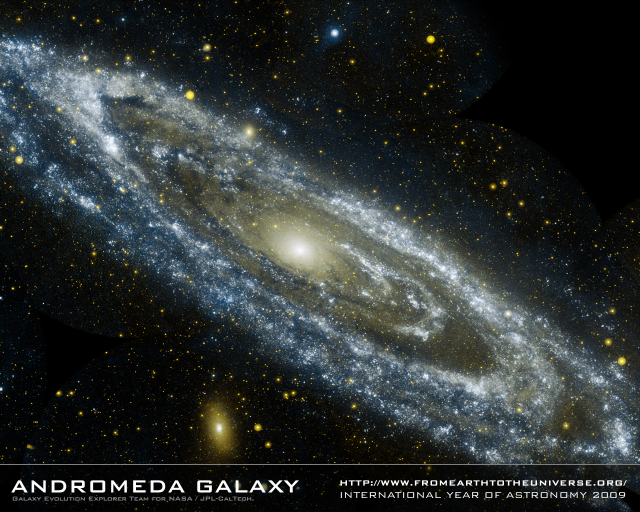
//> input picture rectangles/PG.jpg, 1280 x 1024 px (shown at 1/2 size)
$ ./rectangles1   (built with g++ and OpenCV 4)
//> lines starting //> are read from the running program, lines starting //| are printed output that depends on the picture; pictures that were not available may be replaced by others from this repository, and a replacement may not be noted

#include <opencv2/core/core.hpp>
#include <opencv2/highgui/highgui.hpp>
#include "opencv2/imgproc/imgproc.hpp"
#include <iostream>
#include <time.h>

#define PORT 50210
//using namespace FlyCapture2;
//using namespace sl;
using namespace cv;

int main()
{
 // TIME -------------
  time_t _tm =time(NULL );


 //  *******************  SIZES  ********************************+
 Size bigimg(960,768);
 Size smallimg(320,256);
 Size window(1280,1024);
int set = 1;
char sett;
std::cin >> sett ;
//> the answer given: 4
set = sett -'0';
 namedWindow( "T0-R0 Camera GUI", WINDOW_AUTOSIZE );

  Mat image_ocv_small;
  Mat depth_ocv_small;
  Mat image_ocv;
  Mat depth_ocv;
  Mat matbig;
  Mat logo, logoo;
  cv::Mat win_mat(window, CV_8UC3);
  Mat matPG = imread("PG.jpg", CV_LOAD_IMAGE_COLOR);
//> matPG is the input picture: 1024 rows x 1280 cols, CV_8UC3; mean B, G, R 48.1, 48.9, 43.7
  image_ocv = imread("ZED1.jpg", CV_LOAD_IMAGE_COLOR);
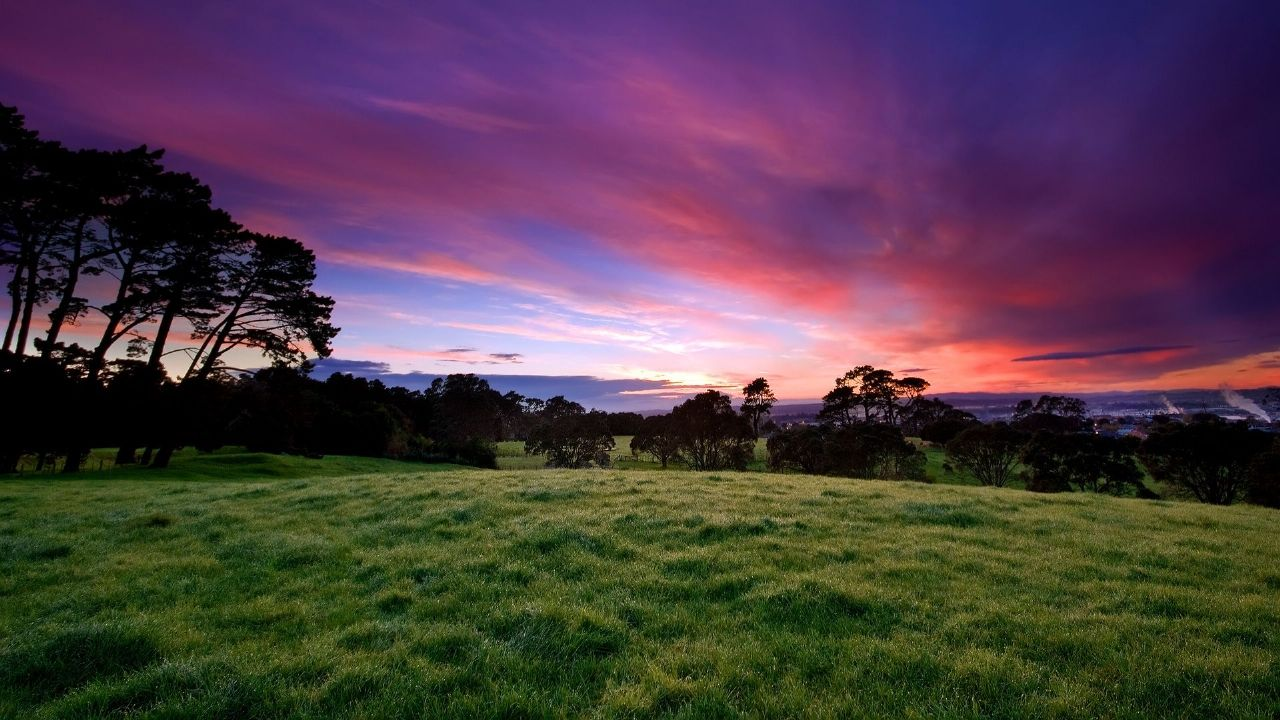
//> input picture rectangles/ZED1.jpg, 1280 x 720 px
//> image_ocv is the input picture: 720 rows x 1280 cols, CV_8UC3; mean B, G, R 70.5, 61.1, 79.6
  depth_ocv = imread("ZED1.jpg", CV_LOAD_IMAGE_COLOR);
  logo = imread ("logo.jpg", CV_LOAD_IMAGE_COLOR);
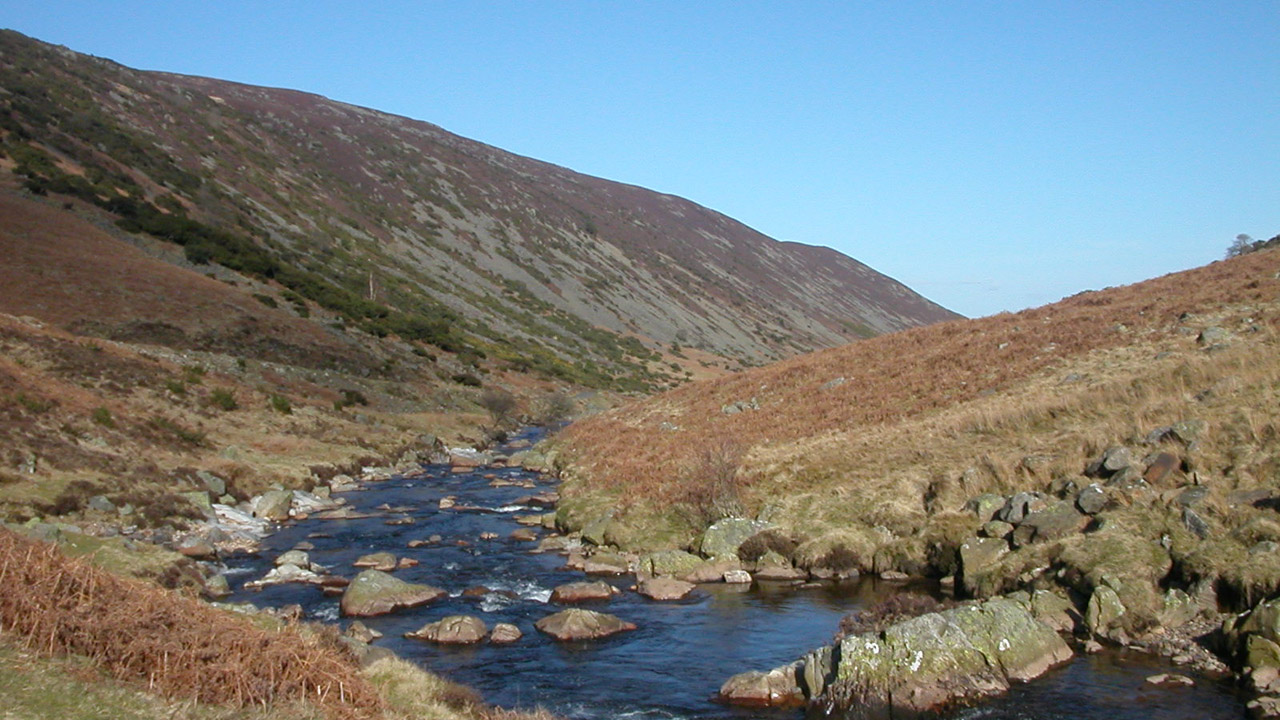
//> input picture rectangles/ZED2.jpg, 1280 x 720 px, given in place of logo.jpg, which was not available
//> logo is the input picture: 720 rows x 1280 cols, CV_8UC3; mean B, G, R 124.9, 125.9, 119.3
  cv::resize(logo, logoo, smallimg, INTER_CUBIC );
  cv::resize(image_ocv, image_ocv_small, smallimg, INTER_CUBIC );
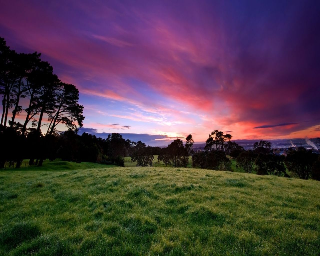
//> image_ocv_small: 256 rows x 320 cols, CV_8UC3; mean B, G, R 70.3, 61, 79.5
  cv::resize(depth_ocv, depth_ocv_small, smallimg, INTER_CUBIC );

      Mat matPG_small;
      // ****************************  ARM camera setup section *******************************

      VideoCapture cap(0);


      const double fps = cap.get(CAP_PROP_FPS);
      const int width  = cap.get(CAP_PROP_FRAME_WIDTH);
      const int height = cap.get(CAP_PROP_FRAME_HEIGHT);
      const int fourcc = cap.get(CAP_PROP_FOURCC );

      cv::Mat matARM(width, height, CV_8UC3);


       //if not success, exit program
       if (cap.isOpened() == false)
       {
        std::cout << "Cannot open the ARM camera" << std::endl;
        return -1;
       }
         Mat matARM_small;

  // *********************** Streaming window setup and Gstreamer Pipeline *********************


       cv::VideoWriter out("appsrc ! videoscale ! videoconvert ! video/x-raw,format=YUY2,width=1280,height=768, framerate=50/1 ! jpegenc quality=50 ! rtpjpegpay ! udpsink host=127.0.0.1 port=50215", fourcc, fps, cv::Size(width,height), true);

       if (out.isOpened()){
       	puts("Pipeline GST Opened");
       }

       else {
       	puts("Pipeline GST Broken");
       }
 while(true)
   {
       // ^^^^^^^ ARM camera acquisition ************************
       cap >> matARM; // get a new frame from camera
       cv::resize(matARM, matARM_small, smallimg, INTER_CUBIC );
       cv::resize(matARM, matbig, bigimg, INTER_CUBIC );
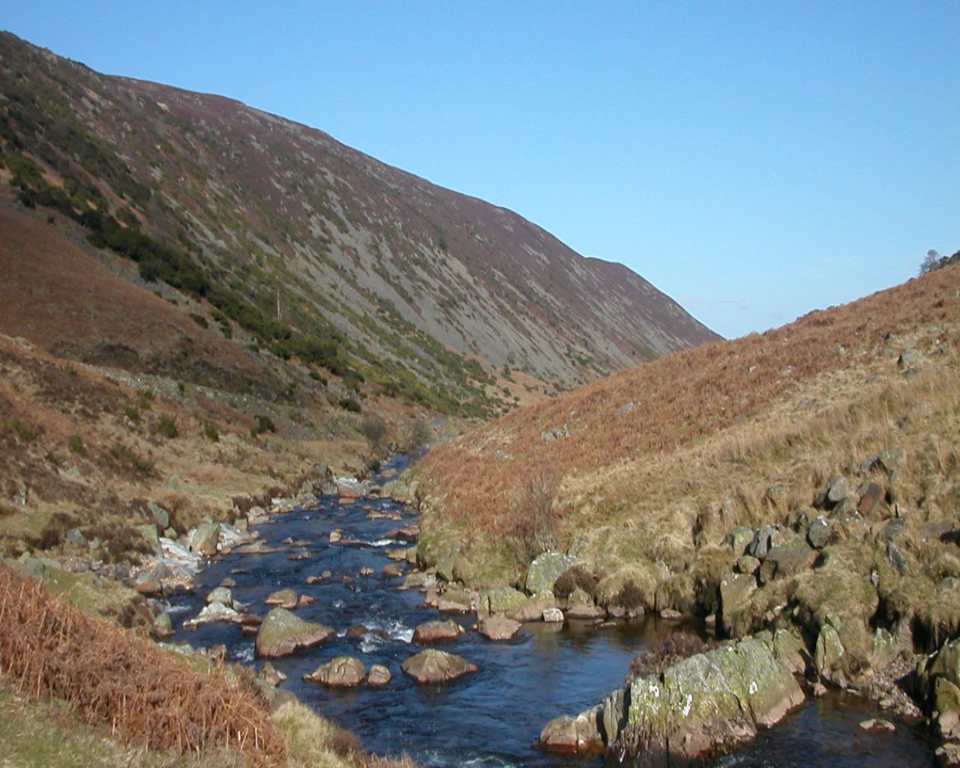
//> matbig: 768 rows x 960 cols, CV_8UC3; mean B, G, R 124.8, 125.7, 119.2
       // ^^^^^^^^^^^ Point Grey acquisition *************


       cv::resize(matPG, matPG_small, smallimg, INTER_CUBIC);
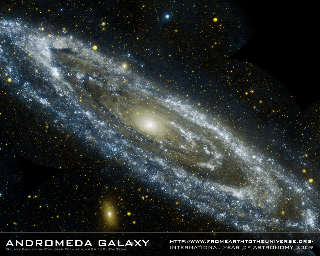
//> matPG_small: 256 rows x 320 cols, CV_8UC3; mean B, G, R 48.3, 49, 43.9


        // *** Export Images to main window to stream
        Mat matbiGa;

        if (set==1)
        matbiGa=matPG;
        else if (set==2)
        matbiGa=matARM;
        else if (set==3)
        matbiGa=image_ocv;
        else if (set==4)
        matbiGa=depth_ocv;

        cv::resize(matbiGa , matbig, bigimg, INTER_CUBIC );
         matbig.copyTo(win_mat(cv::Rect(  0, 0, 960, 768)));
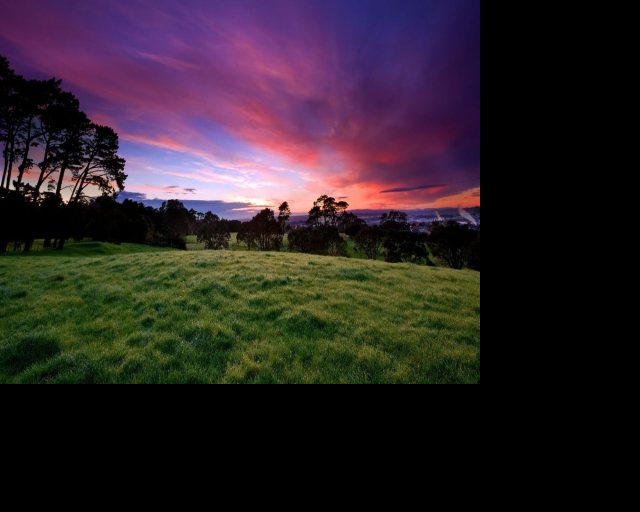
//> win_mat: 1024 rows x 1280 cols, CV_8UC3 (shown at 1/2 size); mean B, G, R 39.6, 34.3, 44.7
         matPG_small.copyTo(win_mat(cv::Rect(0,760,320,256)));
         matARM_small.copyTo(win_mat(cv::Rect(320,760,320,256)));
         image_ocv_small.copyTo(win_mat(cv::Rect(640,760,320,256)));
         depth_ocv_small.copyTo(win_mat(cv::Rect(960,760,320,256)));
         logoo.copyTo(win_mat(cv::Rect(960,0,320,256)));
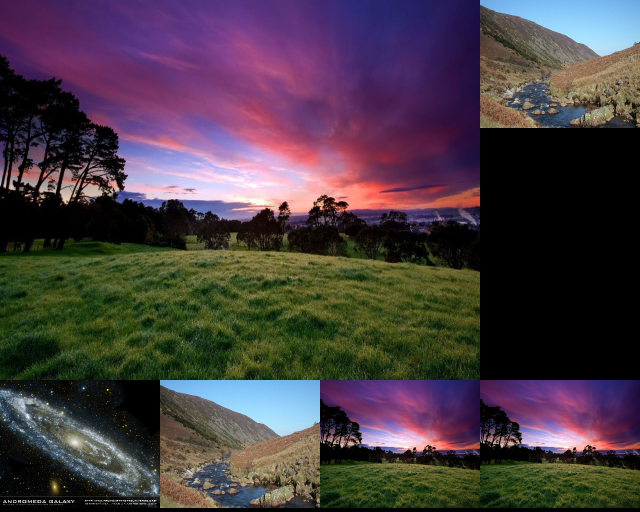
//> win_mat: 1024 rows x 1280 cols, CV_8UC3 (shown at 1/2 size); mean B, G, R 66.9, 60.5, 72.2
         struct tm * curtime = localtime ( &_tm );

         String str1 = asctime(curtime);
         String str = str1 + " FPS: "+ std::to_string(int(fps)) ;


         imshow( "T0-R0 Camera GUI", win_mat );
        int  key= cv::waitKey(10);
//> the Esc key is pressed
        cv::putText(win_mat, str, Point(970,300), FONT_HERSHEY_SIMPLEX, 0.5, Scalar(255,255,255), 1);

         //out.write(win_mat);
         // **** CLOSING section ***********


        }
        cap.release();

        return 0;
      }
